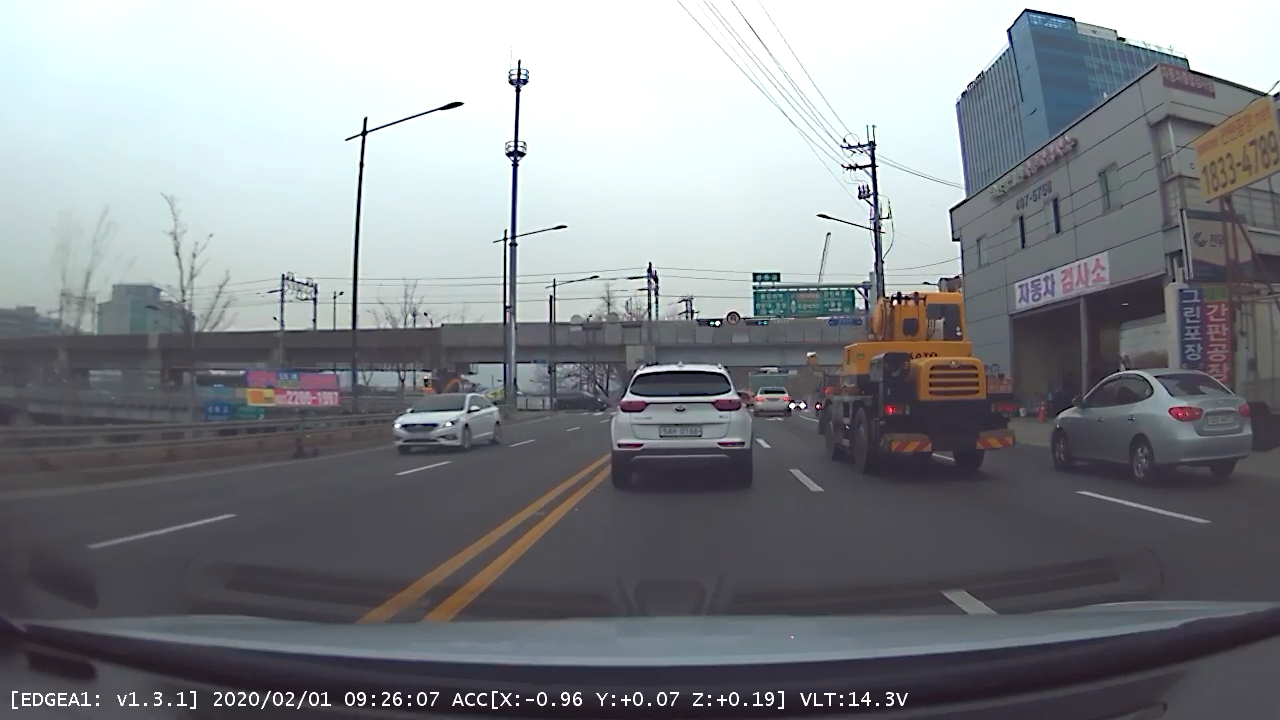
#> input picture Data/image_01.png, 1280 x 720 px
$ python Histogram.py
#> lines starting #> are read from the running program, lines starting #| are printed output that depends on the picture; after the words box and inside, x2 and y2 are one past the last pixel; in counts of white or black regions, pixels touching at a corner belong together
### PreProcessing/Utils.py
import os

def path_function(rel_path_to_object):
	filePath = os.path.dirname(os.path.realpath(__file__))
	abs_path_to_object = filePath + rel_path_to_object
	return abs_path_to_object

### PreProcessing/Histogram.py
import cv2
import numpy as np
# 다른 경로에서 스크립트를 실행해도 경로 문제 없이 이미지를 열기 위한 코드
import Utils
path_to_image = Utils.path_function("/../Data/image_01.png")

def computeHist(image, mask=None):
    bins = np.arange(256).reshape(256,1)
    if len(image.shape)==2:
        h = np.zeros((300,256,1))
        hist_item = cv2.calcHist([image],[0],None,[256],[0,255])
        cv2.normalize(hist_item,hist_item,0,255,cv2.NORM_MINMAX)
        hist=np.int32(np.around(hist_item))
        pts = np.column_stack((bins,hist))
        cv2.polylines(h,[pts],False, 255)
    else:
        h = np.zeros((300,256,3))
        color = [ (255,0,0),(0,255,0),(0,0,255) ]
        for ch, col in enumerate(color):
            hist_item = cv2.calcHist([image],[ch],None,[256],[0,255])
            cv2.normalize(hist_item,hist_item,0,255,cv2.NORM_MINMAX)
            hist=np.int32(np.around(hist_item))
            pts = np.column_stack((bins,hist))
            cv2.polylines(h,[pts],False,col)
    return np.flipud(h)

def histogramEqualize(image):
    if len(image.shape) == 2:
        return cv2.equalizeHist(image)
    else:
        ch1, ch2, ch3 = splitImage(image)
        ch1_eq = histogramEqualize(ch1)
        ch2_eq = histogramEqualize(ch2)
        ch3_eq = histogramEqualize(ch3)
        return mergeImage(ch1_eq, ch2_eq, ch3_eq)

Input = cv2.imread(path_to_image, cv2.IMREAD_GRAYSCALE)
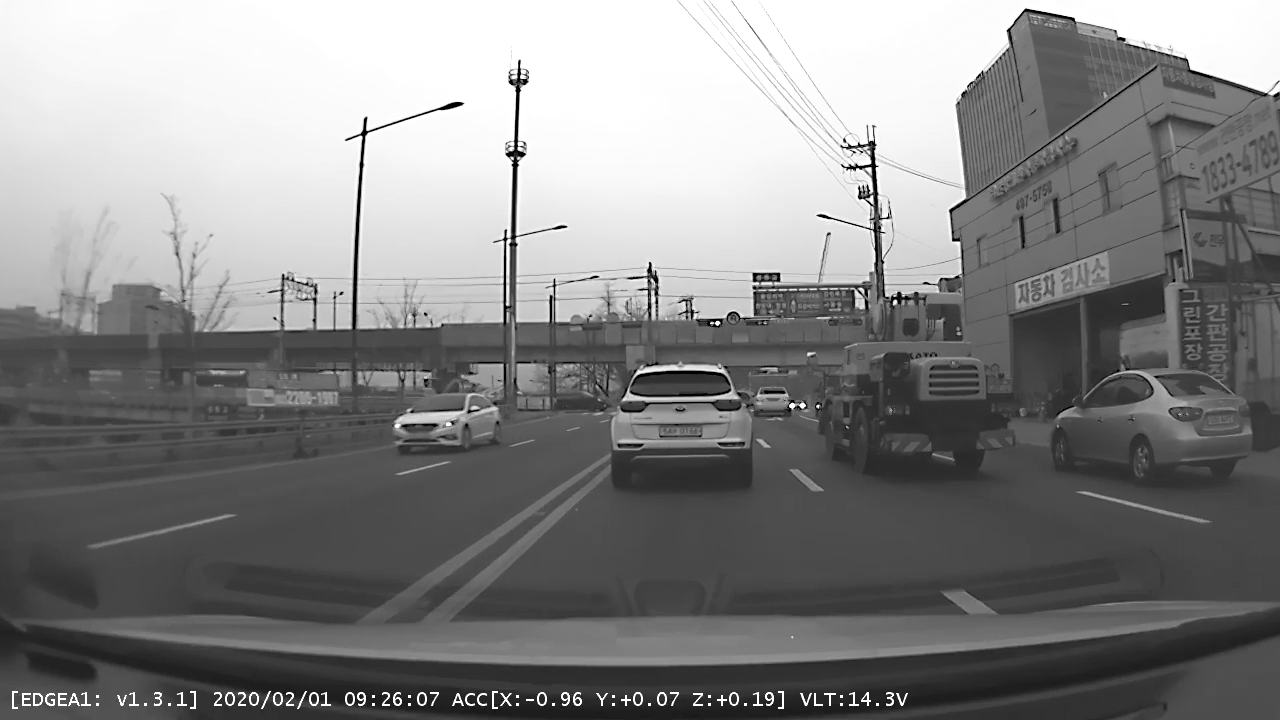
#> Input: shape (720, 1280); min 0, max 255, mean 132.4
Histogram = computeHist(Input)
#> in computeHist, `hist_item = cv2.calcHist([image],[0],None,[256],[0,255])`: hist_item = 256 values, max 20518 at index 75, min 0 at index 255, mean 3376.3
#> in computeHist, `hist=np.int32(np.around(hist_item))`: hist = 256 values, max 255 at index 75, min 0 at index 255, mean 41.97
#> in computeHist, `pts = np.column_stack((bins,hist))`: pts = 256 pairs, first value 0 to 255, second value 0 to 255
#> in computeHist, `cv2.polylines(h,[pts],False, 255)`:
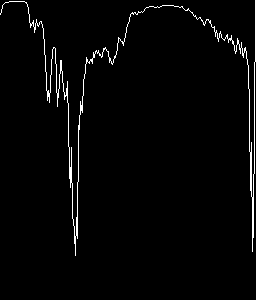
#> h: shape (300, 256, 1) float64; 2.3% white in thin lines or dots, all inside (x1, y1, x2, y2) = (0, 0, 256, 256)
#> in computeHist, `return np.flipud(h)`:
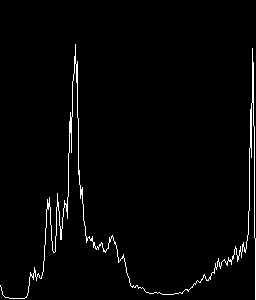
#> returned value: shape (300, 256, 1) float64; 2.3% white in thin lines or dots, all inside (x1, y1, x2, y2) = (0, 44, 256, 300)
Histogram_Equalized = histogramEqualize(Input)
#> in histogramEqualize, `return cv2.equalizeHist(image)`:
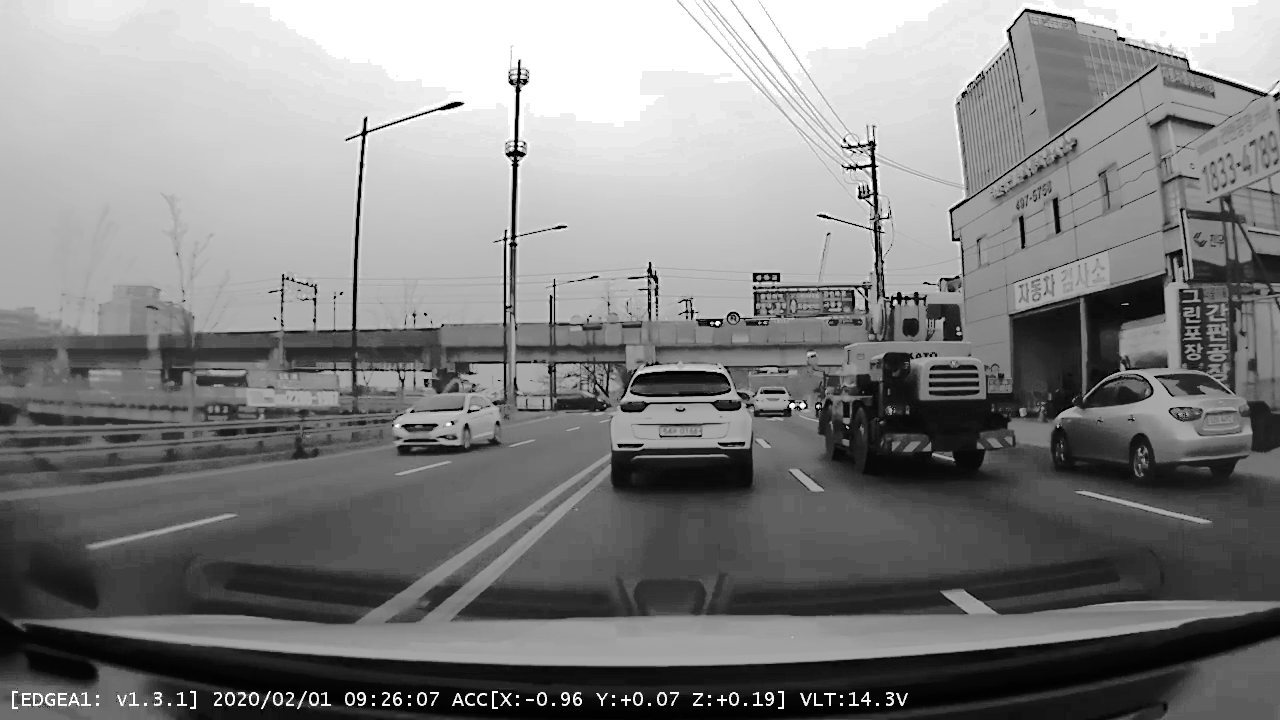
#> returned value: shape (720, 1280); min 0, max 255, mean 128.8

cv2.namedWindow("Input", cv2.WINDOW_NORMAL)
cv2.imshow("Input", Input)
cv2.namedWindow("Histogram", cv2.WINDOW_NORMAL)
cv2.imshow("Histogram", Histogram)
cv2.namedWindow("Histogram_Equalized", cv2.WINDOW_NORMAL)
cv2.imshow("Histogram_Equalized", Histogram_Equalized)
cv2.waitKey()

$ run again, with Data/image_02.png copied over Data/image_01.png
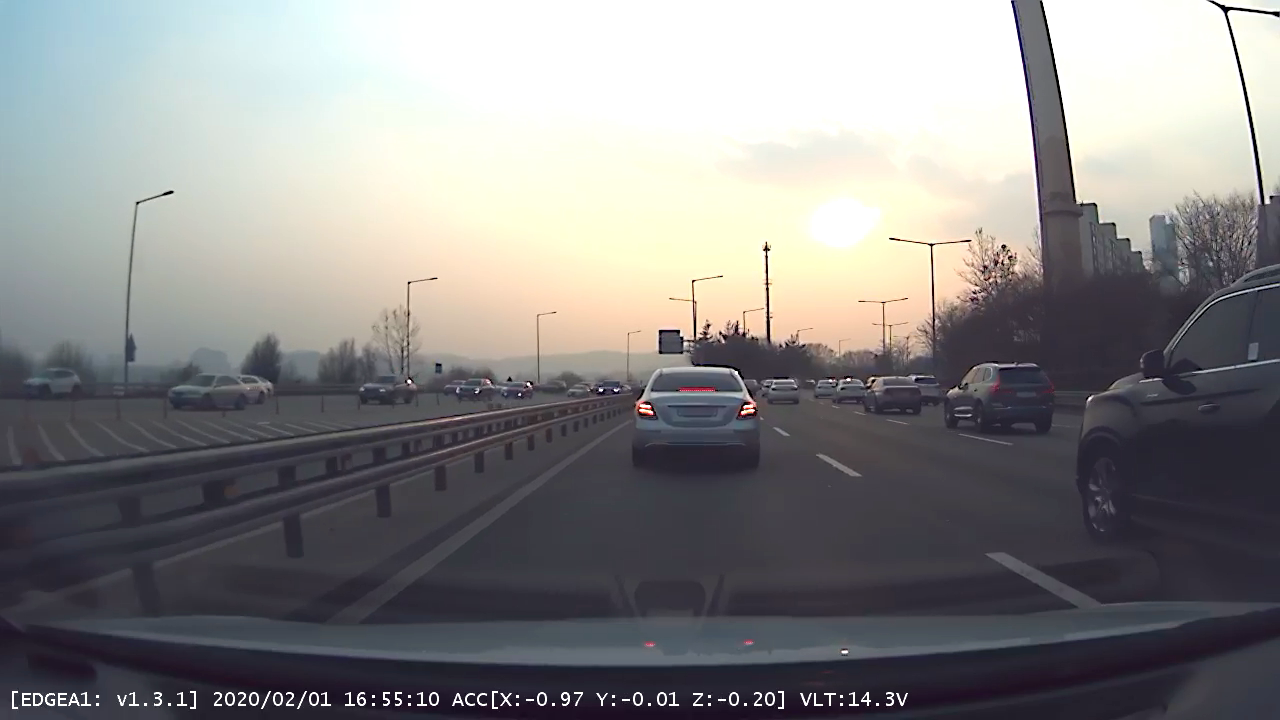
#> input picture Data/image_02.png, 1280 x 720 px
#> hist_item = 256 values, max 24399 at index 252, min 0 at index 255, mean 3300.9
#> hist = 256 values, max 255 at index 252, min 0 at index 255, mean 34.51
#> pts = 256 pairs, first value 0 to 255, second value 0 to 255
#> in computeHist, `cv2.polylines(h,[pts],False, 255)`:
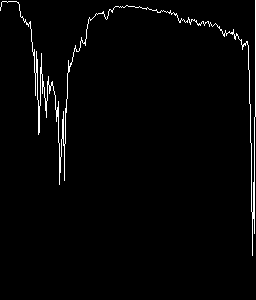
#> h: shape (300, 256, 1) float64; 2.1% white in thin lines or dots, all inside (x1, y1, x2, y2) = (0, 0, 256, 256)
#> in histogramEqualize, `return cv2.equalizeHist(image)`:
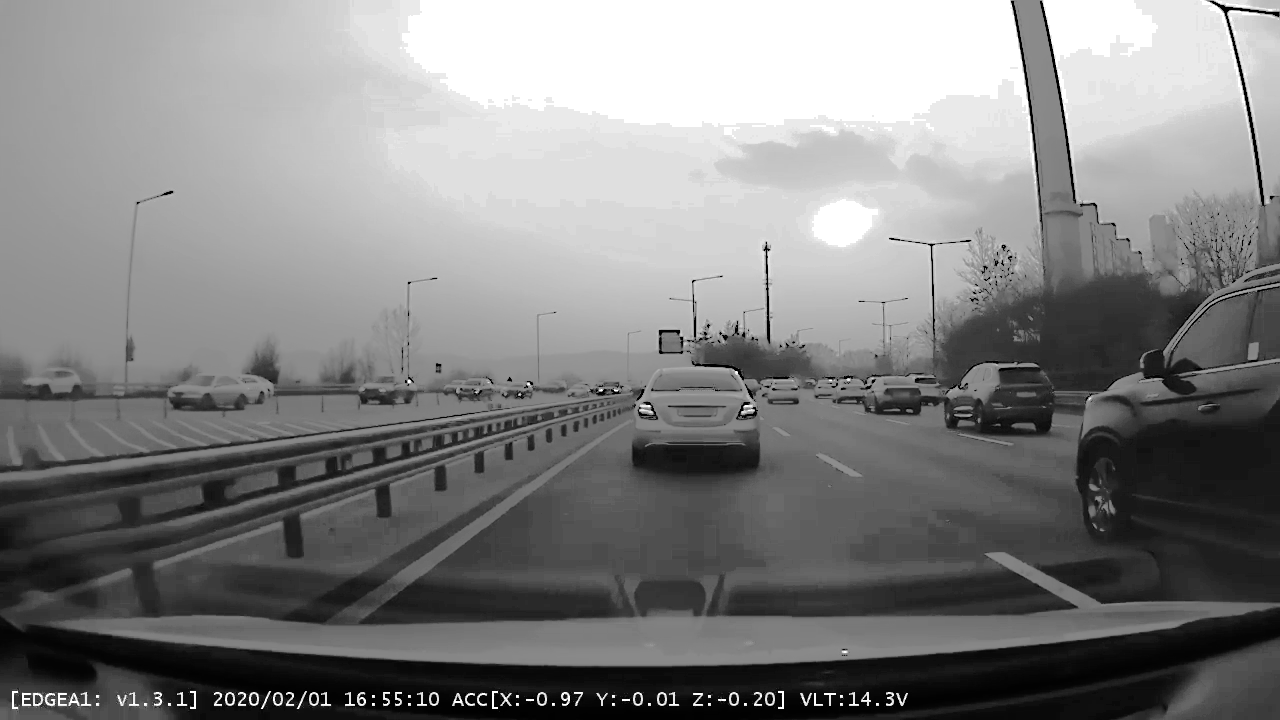
#> returned value: shape (720, 1280); min 0, max 255, mean 129.3

$ run again, with Data/image_03.png copied over Data/image_01.png
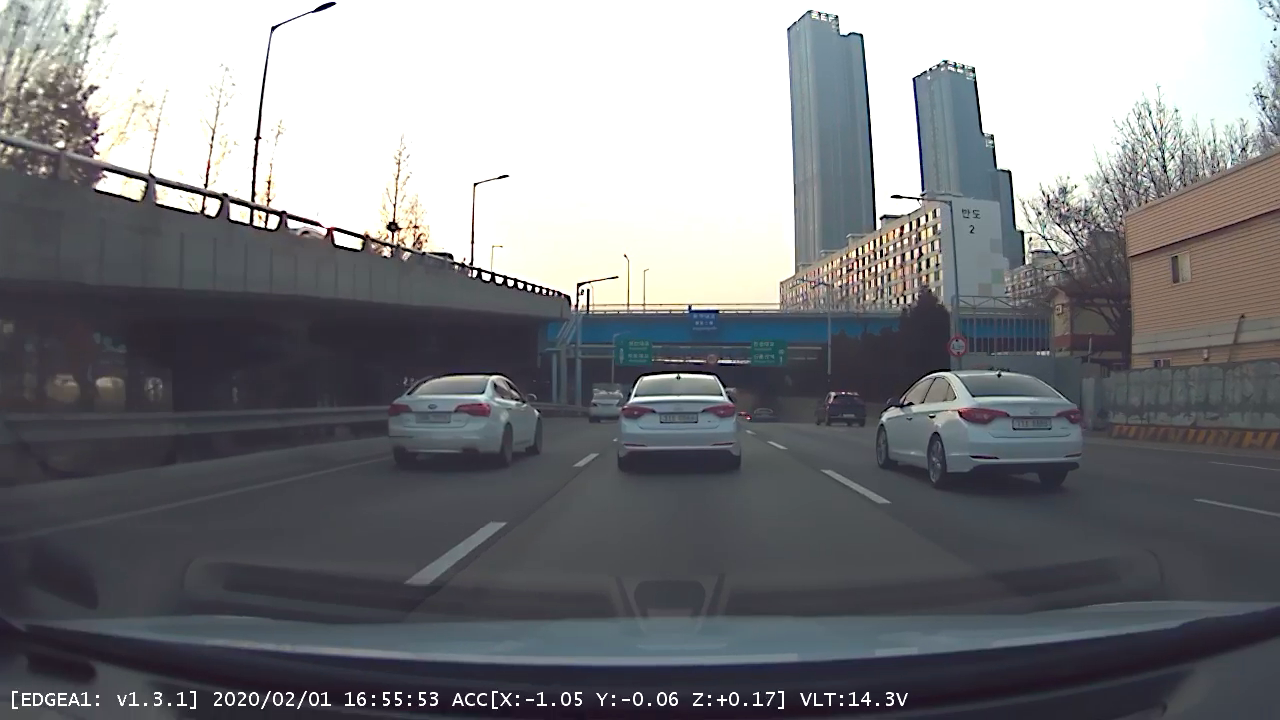
#> input picture Data/image_03.png, 1280 x 720 px
#> hist_item = 256 values, max 18182 at index 68, min 0 at index 255, mean 2876.6
#> hist = 256 values, max 255 at index 68, min 0 at index 255, mean 40.35
#> pts = 256 pairs, first value 0 to 255, second value 0 to 255
#> in computeHist, `cv2.polylines(h,[pts],False, 255)`:
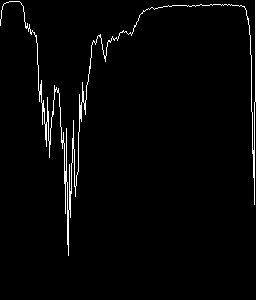
#> h: shape (300, 256, 1) float64; 2.4% white in thin lines or dots, all inside (x1, y1, x2, y2) = (0, 0, 256, 256)
#> in histogramEqualize, `return cv2.equalizeHist(image)`:
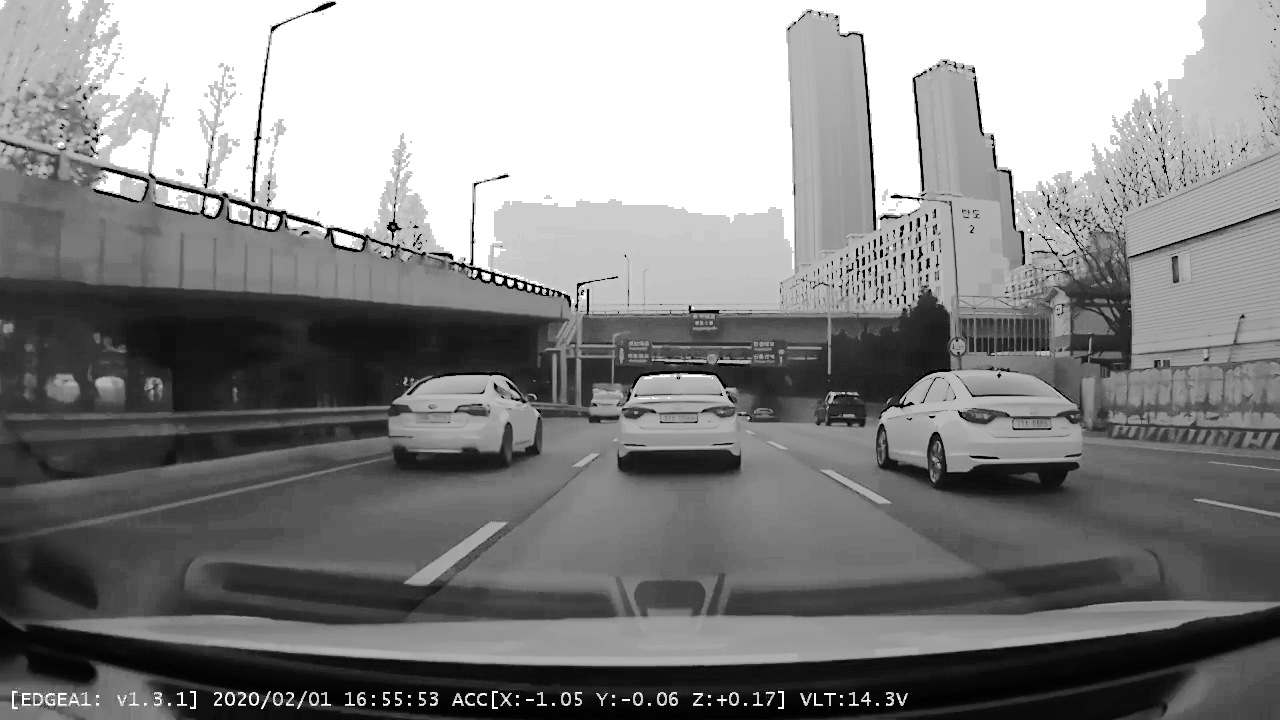
#> returned value: shape (720, 1280); min 0, max 255, mean 133.3

$ run again, with Data/image_04.png copied over Data/image_01.png
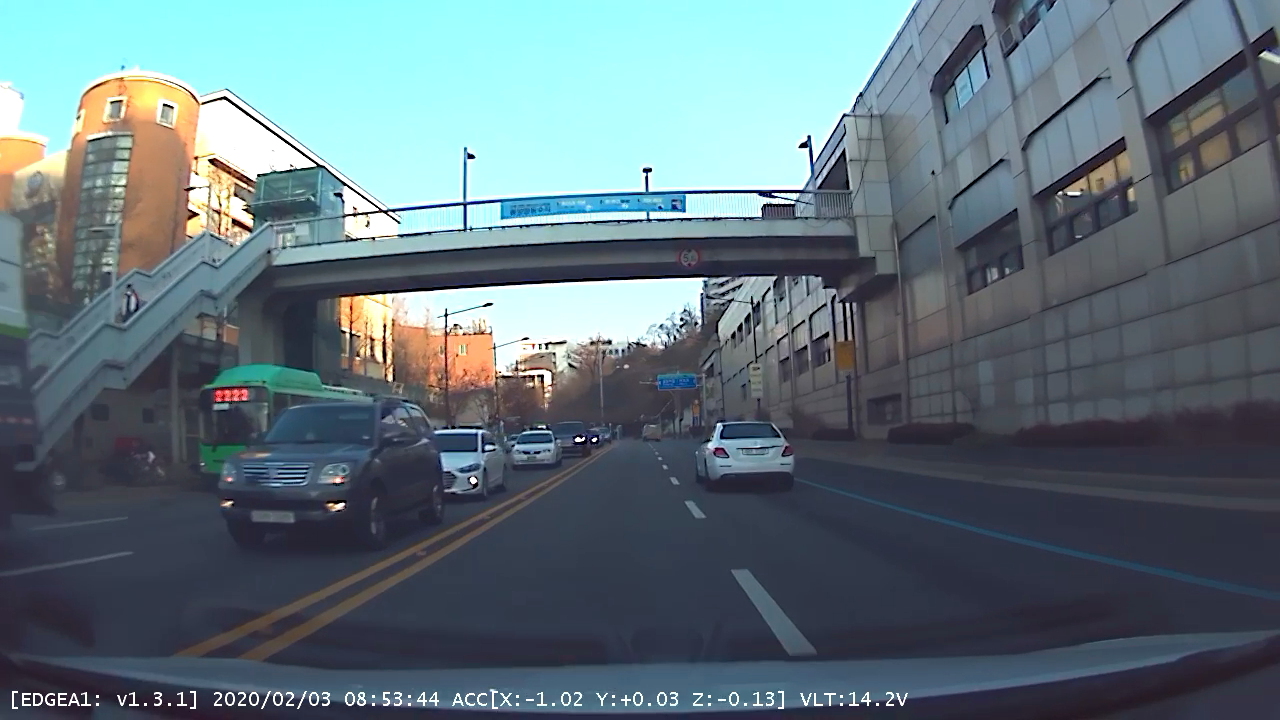
#> input picture Data/image_04.png, 1280 x 720 px
#> hist_item = 256 values, max 22812 at index 48, min 0 at index 255, mean 3560.9
#> hist = 256 values, max 255 at index 48, min 0 at index 255, mean 39.8
#> pts = 256 pairs, first value 0 to 255, second value 0 to 255
#> in computeHist, `cv2.polylines(h,[pts],False, 255)`:
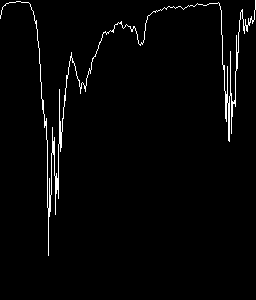
#> h: shape (300, 256, 1) float64; 2.2% white in thin lines or dots, all inside (x1, y1, x2, y2) = (0, 0, 256, 256)
#> in histogramEqualize, `return cv2.equalizeHist(image)`:
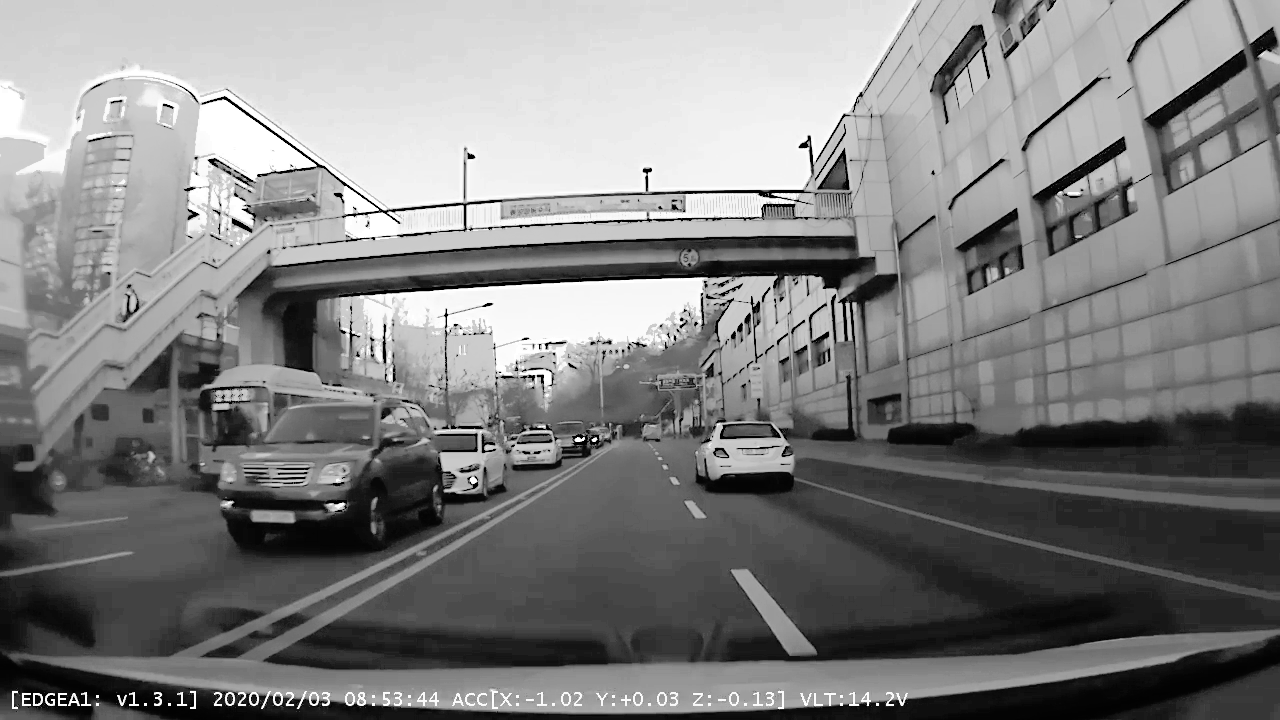
#> returned value: shape (720, 1280); min 0, max 255, mean 128.5
